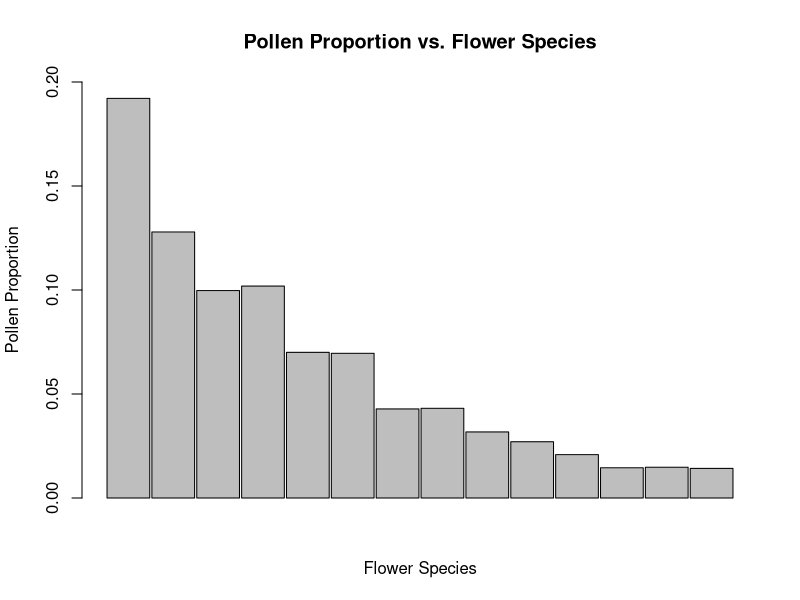

Write the R code that produced this figure.
## ---- chunk 1
knitr::opts_chunk$set(echo = TRUE)
## ---- chunk 2
bee_data <- read.csv("bee_data.csv", sep = ',', header = TRUE, stringsAsFactors = TRUE)
bee_data
head(bee_data)
df_bee_data <- data.frame(bee_data)
## ---- chunk 3
Prunus <- (bee_data$P_Prunus.group)
Prunus
Brassicaceae <- (bee_data$P_Brassicaceae)
Brassicaceae
Lamium <- (bee_data$P_Lamium)
Lamium
Acer <- (bee_data$P_Acer)
Acer
Lonicera <- (bee_data$P_Lonicera)
Lonicera
Salix <- (bee_data$P_Salix)
Salix
Prunus_Group_B <- sample(bee_data$P_Prunus.groupB)
Prunus_Group_B
Papaver <- (bee_data$P_Papaver)
Papaver
Cytisus <- (bee_data$P_Cytisus)
Cytisus
Trifolium_repens <- (bee_data$P_Trifolium.repens.group)
Trifolium_repens
Aesculus <- (bee_data$P_Aesculus)
Aesculus
Pulmonaria_Group <- (bee_data$P_Pulmonaria.group)
Pulmonaria_Group
Laburnum <- (bee_data$P_Laburnum)
Laburnum
Phacelia <- (bee_data$P_Phacelia)
Phacelia
## ---- chunk 4
mean(Prunus)
mean(Brassicaceae)
mean(Lamium)
mean(Acer)
mean(Lonicera)
mean(Salix)
mean(Prunus_Group_B)
mean(Papaver)
mean(Cytisus)
mean(Trifolium_repens)
mean(Aesculus)
mean(Pulmonaria_Group)
mean(Laburnum)
mean(Phacelia)
## ---- chunk 5
total_species_count <- (mean(Phacelia) + mean(Laburnum) + mean(Pulmonaria_Group) + mean(Aesculus) + mean(Cytisus) + mean(Papaver) + mean(Prunus_Group_B) + mean(Salix) + mean(Lonicera) + mean(Acer) + mean(Lamium) + mean(Brassicaceae) + mean(Prunus))
total_species_count
percentage_Phacelia<- (mean(Phacelia) / total_species_count)
percentage_Phacelia
percentage_Laburnum <- (mean(Laburnum) / total_species_count)
percentage_Laburnum
percentage_Pulmonaria_Group <- (mean(Pulmonaria_Group) / total_species_count)
percentage_Pulmonaria_Group
percentage_Aesculus <- (mean(Aesculus) / total_species_count)
percentage_Aesculus
percentage_Trifolium_repens <- (mean(Trifolium_repens) / total_species_count)
percentage_Trifolium_repens
percentage_Cytisus <- (mean(Cytisus) / total_species_count)
percentage_Cytisus
percentage_Papaver <- (mean(Papaver) / total_species_count)
percentage_Papaver
percentage_Prunus_Group_B <- (mean(Prunus_Group_B) / total_species_count)
percentage_Prunus_Group_B
percentage_Salix <- (mean(Salix) / total_species_count)
percentage_Salix
percentage_Lonicera <- (mean(Lonicera) / total_species_count)
percentage_Lonicera
percentage_Acer <- (mean(Acer) / total_species_count)
percentage_Acer
percentage_Lamium <- (mean(Lamium) / total_species_count)
percentage_Lamium
percentage_Brassicaceae <- (mean(Brassicaceae) / total_species_count)
percentage_Brassicaceae
percentage_Prunus <- (mean(Prunus) / total_species_count)
percentage_Prunus
## ---- chunk 6
means <- c(mean(Prunus), mean(Brassicaceae), mean(Lamium), mean(Acer), mean(Lonicera), mean(Salix), mean(Prunus_Group_B), mean(Papaver), mean(Cytisus), mean(Trifolium_repens), mean(Aesculus), mean(Pulmonaria_Group), mean(Laburnum), mean(Phacelia))
Flower_species <- c("Prunus", "Brassicaceae", "Lamium", "Acer", "Lonicera", "Salix", "Prunus_Group_B", "Papaver, Cytisus", "Trifolium_repens", "Aesculus", "Pulmonaria_Group", "Laburnum",  "Phacelia")
barplot(means, ylim = c(0.00, 0.20), space = 0.05, xlab = "Flower Species",
    ylab = "Pollen Proportion", main = "Pollen Proportion vs. Flower Species")

#I want to add names.arg = Flower_species after c(0.00, 0.20) but R is telling me it's an incorrect number of names even though I have counted 14 means and 14 species names
